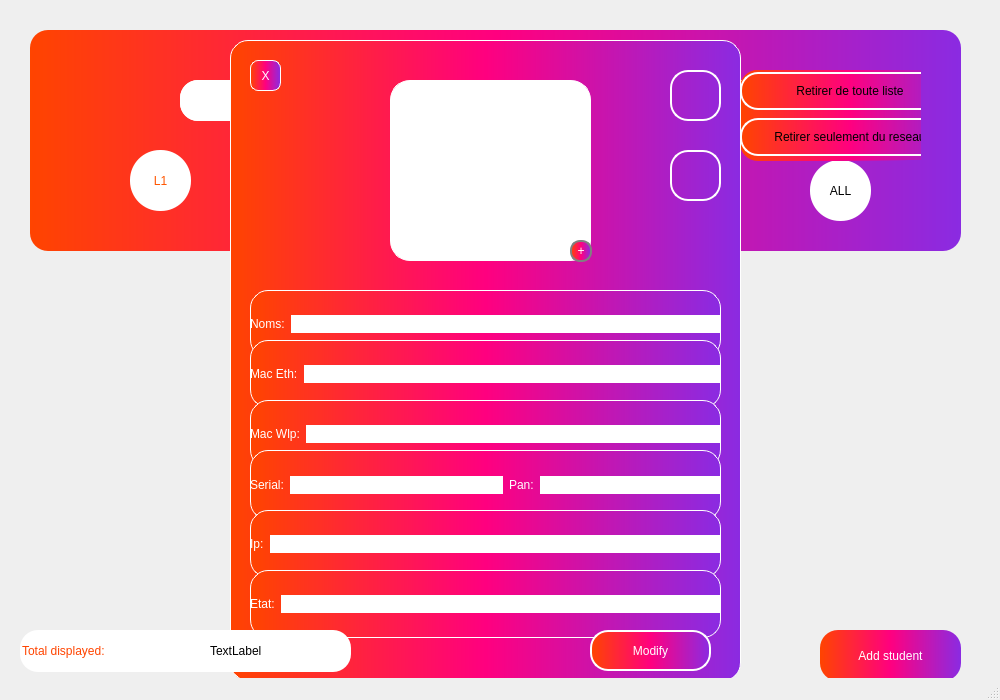
<?xml version="1.0" encoding="UTF-8"?>
<ui version="4.0">
 <class>MainWindow</class>
 <widget class="QMainWindow" name="MainWindow">
  <property name="geometry">
   <rect>
    <x>0</x>
    <y>0</y>
    <width>1000</width>
    <height>700</height>
   </rect>
  </property>
  <property name="windowTitle">
   <string>MainWindow</string>
  </property>
  <widget class="QWidget" name="centralwidget">
   <widget class="QStackedWidget" name="main">
    <property name="geometry">
     <rect>
      <x>0</x>
      <y>0</y>
      <width>1001</width>
      <height>681</height>
     </rect>
    </property>
    <property name="currentIndex">
     <number>0</number>
    </property>
    <widget class="QWidget" name="lister">
     <widget class="QWidget" name="menu" native="true">
      <property name="geometry">
       <rect>
        <x>30</x>
        <y>30</y>
        <width>931</width>
        <height>221</height>
       </rect>
      </property>
      <property name="styleSheet">
       <string notr="true">border-radius: 18px;
padding: 10px;
background: qlineargradient(x1: 0, y1: 0, x2: 1, y2: 0,stop: 0 #FF4400,stop: 0.5 #FF007F,stop: 1 #8A2BE2);</string>
      </property>
      <widget class="QLineEdit" name="input">
       <property name="geometry">
        <rect>
         <x>150</x>
         <y>50</y>
         <width>631</width>
         <height>41</height>
        </rect>
       </property>
       <property name="styleSheet">
        <string notr="true">background-color:white;
font: 10pt &quot;Small Fonts&quot;;
padding-left: 70px;</string>
       </property>
      </widget>
      <widget class="QPushButton" name="search">
       <property name="geometry">
        <rect>
         <x>150</x>
         <y>50</y>
         <width>51</width>
         <height>41</height>
        </rect>
       </property>
       <property name="styleSheet">
        <string notr="true">background-color:white;
border-radius: 18px;</string>
       </property>
       <property name="text">
        <string/>
       </property>
       <property name="icon">
        <iconset theme="image-loading">
         <normaloff>../build-mit-Desktop_Qt_6_6_1_MinGW_64_bit-Debug/icon/search.png</normaloff>../build-mit-Desktop_Qt_6_6_1_MinGW_64_bit-Debug/icon/search.png</iconset>
       </property>
      </widget>
      <widget class="QPushButton" name="l2">
       <property name="geometry">
        <rect>
         <x>210</x>
         <y>130</y>
         <width>61</width>
         <height>61</height>
        </rect>
       </property>
       <property name="styleSheet">
        <string notr="true">border-radius: 30px;
color: rgb(255, 85, 127);
font: 700 9pt &quot;System&quot;;
background-color: rgb(255, 255, 255);
font: 600 12pt &quot;Segoe UI Semibold&quot;;</string>
       </property>
       <property name="text">
        <string>L2</string>
       </property>
      </widget>
      <widget class="QPushButton" name="l3">
       <property name="geometry">
        <rect>
         <x>350</x>
         <y>130</y>
         <width>61</width>
         <height>61</height>
        </rect>
       </property>
       <property name="styleSheet">
        <string notr="true">border-radius: 30px;
color: rgb(255, 0, 127);
font: 700 9pt &quot;System&quot;;
background-color: rgb(255, 255, 255);
font: 600 12pt &quot;Segoe UI Semibold&quot;;</string>
       </property>
       <property name="text">
        <string>L3</string>
       </property>
      </widget>
      <widget class="QPushButton" name="m1">
       <property name="geometry">
        <rect>
         <x>490</x>
         <y>130</y>
         <width>61</width>
         <height>61</height>
        </rect>
       </property>
       <property name="styleSheet">
        <string notr="true">border-radius: 30px;
color: rgb(255, 33, 244);
font: 700 9pt &quot;System&quot;;
background-color: rgb(255, 255, 255);
font: 600 12pt &quot;Segoe UI Semibold&quot;;</string>
       </property>
       <property name="text">
        <string>M1</string>
       </property>
      </widget>
      <widget class="QPushButton" name="m2">
       <property name="geometry">
        <rect>
         <x>640</x>
         <y>130</y>
         <width>61</width>
         <height>61</height>
        </rect>
       </property>
       <property name="styleSheet">
        <string notr="true">border-radius: 30px;
color: rgb(85, 0, 127);
font: 700 9pt &quot;System&quot;;
background-color: rgb(255, 255, 255);
font: 600 12pt &quot;Segoe UI Semibold&quot;;</string>
       </property>
       <property name="text">
        <string>M2</string>
       </property>
      </widget>
      <widget class="QPushButton" name="all">
       <property name="geometry">
        <rect>
         <x>780</x>
         <y>130</y>
         <width>61</width>
         <height>61</height>
        </rect>
       </property>
       <property name="styleSheet">
        <string notr="true">border-radius: 30px;
font: 700 9pt &quot;System&quot;;
background-color: rgb(255, 255, 255);
font: 600 12pt &quot;Segoe UI Semibold&quot;;</string>
       </property>
       <property name="text">
        <string>ALL</string>
       </property>
      </widget>
      <widget class="QComboBox" name="comboBox">
       <property name="geometry">
        <rect>
         <x>690</x>
         <y>50</y>
         <width>91</width>
         <height>41</height>
        </rect>
       </property>
       <property name="styleSheet">
        <string notr="true">background-color:transparent;
font: 10pt &quot;Segoe UI&quot;;
padding-left:0px;
color: rgb(238, 0, 255);
font: 700 9pt &quot;System&quot;;</string>
       </property>
       <item>
        <property name="text">
         <string>Trier par:</string>
        </property>
       </item>
       <item>
        <property name="text">
         <string>Numero</string>
        </property>
       </item>
       <item>
        <property name="text">
         <string>Noms</string>
        </property>
       </item>
       <item>
        <property name="text">
         <string>Adresse Ether</string>
        </property>
       </item>
       <item>
        <property name="text">
         <string>Adresse Wlp</string>
        </property>
       </item>
       <item>
        <property name="text">
         <string>Serial</string>
        </property>
       </item>
       <item>
        <property name="text">
         <string>Pan</string>
        </property>
       </item>
       <item>
        <property name="text">
         <string>Etat</string>
        </property>
       </item>
       <item>
        <property name="text">
         <string>Ip</string>
        </property>
       </item>
      </widget>
      <widget class="QWidget" name="Option" native="true">
       <property name="geometry">
        <rect>
         <x>710</x>
         <y>40</y>
         <width>181</width>
         <height>91</height>
        </rect>
       </property>
       <widget class="QWidget" name="verticalLayoutWidget">
        <property name="geometry">
         <rect>
          <x>0</x>
          <y>0</y>
          <width>220</width>
          <height>90</height>
         </rect>
        </property>
        <layout class="QVBoxLayout" name="verticalLayout_2">
         <item>
          <widget class="QPushButton" name="del_tout">
           <property name="styleSheet">
            <string notr="true">border: 2px solid white;</string>
           </property>
           <property name="text">
            <string>Retirer de toute liste</string>
           </property>
          </widget>
         </item>
         <item>
          <widget class="QPushButton" name="del_reseau">
           <property name="styleSheet">
            <string notr="true">border: 2px solid white;</string>
           </property>
           <property name="text">
            <string>Retirer seulement du reseau</string>
           </property>
          </widget>
         </item>
        </layout>
       </widget>
      </widget>
      <widget class="QPushButton" name="l1">
       <property name="geometry">
        <rect>
         <x>100</x>
         <y>120</y>
         <width>61</width>
         <height>61</height>
        </rect>
       </property>
       <property name="styleSheet">
        <string notr="true">border-radius: 30px;
color: rgb(255, 85, 0);
font: 700 9pt &quot;System&quot;;
background-color: rgb(255, 255, 255);
font: 600 12pt &quot;Segoe UI Semibold&quot;;</string>
       </property>
       <property name="text">
        <string>L1</string>
       </property>
      </widget>
     </widget>
     <widget class="QScrollArea" name="scrollArea">
      <property name="geometry">
       <rect>
        <x>0</x>
        <y>280</y>
        <width>1011</width>
        <height>331</height>
       </rect>
      </property>
      <property name="styleSheet">
       <string notr="true">border:0px solid white;
padding:0px;
</string>
      </property>
      <property name="widgetResizable">
       <bool>true</bool>
      </property>
      <widget class="QWidget" name="scrollAreaWidgetContents">
       <property name="geometry">
        <rect>
         <x>0</x>
         <y>0</y>
         <width>1011</width>
         <height>331</height>
        </rect>
       </property>
      </widget>
     </widget>
     <widget class="QPushButton" name="add">
      <property name="geometry">
       <rect>
        <x>820</x>
        <y>630</y>
        <width>141</width>
        <height>51</height>
       </rect>
      </property>
      <property name="styleSheet">
       <string notr="true">border-radius: 18px;
background: qlineargradient(x1: 0, y1: 0, x2: 1, y2: 0,stop: 0 #FF4400,stop: 0.5 #FF007F,stop: 1 #8A2BE2);
font: 700 9pt &quot;Script&quot;;
color: rgb(255, 255, 255);</string>
      </property>
      <property name="text">
       <string>Add student</string>
      </property>
     </widget>
     <widget class="QWidget" name="information" native="true">
      <property name="geometry">
       <rect>
        <x>230</x>
        <y>40</y>
        <width>511</width>
        <height>641</height>
       </rect>
      </property>
      <property name="styleSheet">
       <string notr="true">border-radius: 18px;
background: qlineargradient(x1: 0, y1: 0, x2: 1, y2: 0,stop: 0 #FF4400,stop: 0.5 #FF007F,stop: 1 #8A2BE2);
font: 700 9pt &quot;Script&quot;;
color: rgb(255, 255, 255);
border: 1px solid white;</string>
      </property>
      <widget class="QLabel" name="photo_6">
       <property name="geometry">
        <rect>
         <x>160</x>
         <y>40</y>
         <width>201</width>
         <height>181</height>
        </rect>
       </property>
       <property name="styleSheet">
        <string notr="true">border-radius: 20px;
background-color:white;</string>
       </property>
       <property name="text">
        <string/>
       </property>
      </widget>
      <widget class="QWidget" name="horizontalLayoutWidget_25">
       <property name="geometry">
        <rect>
         <x>20</x>
         <y>250</y>
         <width>471</width>
         <height>68</height>
        </rect>
       </property>
       <layout class="QHBoxLayout" name="horizontalLayout_29">
        <item>
         <widget class="QLabel" name="label_30">
          <property name="styleSheet">
           <string notr="true">border: 0px solid white;
background-color:transparent;
font: 6pt &quot;Script&quot;;</string>
          </property>
          <property name="text">
           <string>Noms:</string>
          </property>
         </widget>
        </item>
        <item>
         <widget class="QLineEdit" name="name">
          <property name="styleSheet">
           <string notr="true">background-color:white;</string>
          </property>
          <property name="readOnly">
           <bool>true</bool>
          </property>
         </widget>
        </item>
       </layout>
      </widget>
      <widget class="QWidget" name="horizontalLayoutWidget_26">
       <property name="geometry">
        <rect>
         <x>20</x>
         <y>300</y>
         <width>471</width>
         <height>68</height>
        </rect>
       </property>
       <layout class="QHBoxLayout" name="horizontalLayout_30">
        <item>
         <widget class="QLabel" name="label_31">
          <property name="styleSheet">
           <string notr="true">border: 0px solid white;
font: 6pt &quot;Script&quot;;
background-color:transparent;</string>
          </property>
          <property name="text">
           <string>Mac Eth:</string>
          </property>
         </widget>
        </item>
        <item>
         <widget class="QLineEdit" name="macE">
          <property name="styleSheet">
           <string notr="true">background-color:white;</string>
          </property>
          <property name="readOnly">
           <bool>true</bool>
          </property>
         </widget>
        </item>
       </layout>
      </widget>
      <widget class="QWidget" name="horizontalLayoutWidget_27">
       <property name="geometry">
        <rect>
         <x>20</x>
         <y>360</y>
         <width>471</width>
         <height>68</height>
        </rect>
       </property>
       <layout class="QHBoxLayout" name="horizontalLayout_31">
        <item>
         <widget class="QLabel" name="label_32">
          <property name="styleSheet">
           <string notr="true">border: 0px solid white;
font: 6pt &quot;Script&quot;;
background-color:transparent;</string>
          </property>
          <property name="text">
           <string>Mac Wlp:</string>
          </property>
         </widget>
        </item>
        <item>
         <widget class="QLineEdit" name="macW">
          <property name="styleSheet">
           <string notr="true">background-color:white;</string>
          </property>
          <property name="readOnly">
           <bool>true</bool>
          </property>
         </widget>
        </item>
       </layout>
      </widget>
      <widget class="QWidget" name="horizontalLayoutWidget_28">
       <property name="geometry">
        <rect>
         <x>20</x>
         <y>410</y>
         <width>471</width>
         <height>70</height>
        </rect>
       </property>
       <layout class="QHBoxLayout" name="horizontalLayout_32">
        <item>
         <widget class="QLabel" name="label_33">
          <property name="styleSheet">
           <string notr="true">border: 0px solid white;
background-color:transparent;
font: 6pt &quot;Script&quot;;</string>
          </property>
          <property name="text">
           <string>Serial:</string>
          </property>
         </widget>
        </item>
        <item>
         <widget class="QLineEdit" name="serial">
          <property name="styleSheet">
           <string notr="true">background-color:white;</string>
          </property>
          <property name="readOnly">
           <bool>true</bool>
          </property>
         </widget>
        </item>
        <item>
         <layout class="QHBoxLayout" name="horizontalLayout_33">
          <item>
           <widget class="QLabel" name="label_34">
            <property name="styleSheet">
             <string notr="true">border: 0px solid white;
background-color:transparent;
font: 6pt &quot;Script&quot;;</string>
            </property>
            <property name="text">
             <string>Pan:</string>
            </property>
           </widget>
          </item>
          <item>
           <widget class="QLineEdit" name="pan">
            <property name="styleSheet">
             <string notr="true">background-color:white;</string>
            </property>
            <property name="readOnly">
             <bool>true</bool>
            </property>
           </widget>
          </item>
         </layout>
        </item>
       </layout>
      </widget>
      <widget class="QWidget" name="horizontalLayoutWidget_29">
       <property name="geometry">
        <rect>
         <x>20</x>
         <y>470</y>
         <width>471</width>
         <height>68</height>
        </rect>
       </property>
       <layout class="QHBoxLayout" name="horizontalLayout_34">
        <item>
         <widget class="QLabel" name="label_35">
          <property name="styleSheet">
           <string notr="true">border: 0px solid white;
font: 6pt &quot;Script&quot;;
background-color:transparent;</string>
          </property>
          <property name="text">
           <string>Ip:</string>
          </property>
         </widget>
        </item>
        <item>
         <widget class="QLineEdit" name="ip">
          <property name="styleSheet">
           <string notr="true">background-color:white;</string>
          </property>
          <property name="readOnly">
           <bool>true</bool>
          </property>
         </widget>
        </item>
       </layout>
      </widget>
      <widget class="QWidget" name="horizontalLayoutWidget_30">
       <property name="geometry">
        <rect>
         <x>20</x>
         <y>530</y>
         <width>471</width>
         <height>68</height>
        </rect>
       </property>
       <layout class="QHBoxLayout" name="horizontalLayout_35">
        <item>
         <widget class="QLabel" name="label_36">
          <property name="styleSheet">
           <string notr="true">border: 0px solid white;
font: 6pt &quot;Script&quot;;
background-color:transparent;</string>
          </property>
          <property name="text">
           <string>Etat:</string>
          </property>
         </widget>
        </item>
        <item>
         <widget class="QLineEdit" name="etat">
          <property name="styleSheet">
           <string notr="true">background-color:white;</string>
          </property>
          <property name="readOnly">
           <bool>true</bool>
          </property>
         </widget>
        </item>
       </layout>
      </widget>
      <widget class="QPushButton" name="go_edit">
       <property name="geometry">
        <rect>
         <x>360</x>
         <y>590</y>
         <width>121</width>
         <height>41</height>
        </rect>
       </property>
       <property name="styleSheet">
        <string notr="true">border: 2px solid white;</string>
       </property>
       <property name="text">
        <string>Modify</string>
       </property>
      </widget>
      <widget class="QPushButton" name="corbeil">
       <property name="geometry">
        <rect>
         <x>440</x>
         <y>30</y>
         <width>51</width>
         <height>51</height>
        </rect>
       </property>
       <property name="styleSheet">
        <string notr="true">border: 2px solid white;
background-color:transparent;</string>
       </property>
       <property name="text">
        <string/>
       </property>
       <property name="icon">
        <iconset theme="image-loading">
         <normaloff>../build-mit-Desktop_Qt_6_6_1_MinGW_64_bit-Debug/icon/corbeille.png</normaloff>../build-mit-Desktop_Qt_6_6_1_MinGW_64_bit-Debug/icon/corbeille.png</iconset>
       </property>
       <property name="iconSize">
        <size>
         <width>40</width>
         <height>40</height>
        </size>
       </property>
      </widget>
      <widget class="QPushButton" name="editer">
       <property name="geometry">
        <rect>
         <x>440</x>
         <y>110</y>
         <width>51</width>
         <height>51</height>
        </rect>
       </property>
       <property name="styleSheet">
        <string notr="true">border: 2px solid white;
background-color:transparent;</string>
       </property>
       <property name="text">
        <string/>
       </property>
       <property name="icon">
        <iconset>
         <normaloff>../build-mit-Desktop_Qt_6_6_1_MinGW_64_bit-Debug/icon/edit.png</normaloff>../build-mit-Desktop_Qt_6_6_1_MinGW_64_bit-Debug/icon/edit.png</iconset>
       </property>
       <property name="iconSize">
        <size>
         <width>40</width>
         <height>40</height>
        </size>
       </property>
      </widget>
      <widget class="QToolButton" name="quit">
       <property name="geometry">
        <rect>
         <x>20</x>
         <y>20</y>
         <width>31</width>
         <height>31</height>
        </rect>
       </property>
       <property name="styleSheet">
        <string notr="true">font: 9pt &quot;Segoe MDL2 Assets&quot;;
border-radius:8px;</string>
       </property>
       <property name="text">
        <string>X</string>
       </property>
      </widget>
      <widget class="QToolButton" name="addImg">
       <property name="geometry">
        <rect>
         <x>340</x>
         <y>200</y>
         <width>22</width>
         <height>22</height>
        </rect>
       </property>
       <property name="styleSheet">
        <string notr="true">border-radius:10px;
font: 12pt &quot;Segoe UI&quot;;
font: 10pt &quot;Segoe Print&quot;;
border: 2px solid grey;</string>
       </property>
       <property name="text">
        <string>+</string>
       </property>
      </widget>
     </widget>
     <widget class="QLineEdit" name="serial_3">
      <property name="geometry">
       <rect>
        <x>20</x>
        <y>630</y>
        <width>331</width>
        <height>42</height>
       </rect>
      </property>
      <property name="styleSheet">
       <string notr="true">border: 0px solid white;
border-radius: 18px;
font: 6pt &quot;Script&quot;;
color:#FF4400;</string>
      </property>
      <property name="text">
       <string>Total displayed: </string>
      </property>
      <property name="readOnly">
       <bool>true</bool>
      </property>
     </widget>
     <widget class="QLabel" name="label_9">
      <property name="geometry">
       <rect>
        <x>210</x>
        <y>640</y>
        <width>111</width>
        <height>21</height>
       </rect>
      </property>
      <property name="styleSheet">
       <string notr="true">border: 0px solid white;
border-radius: 18px;
font: 6pt &quot;Script&quot;;</string>
      </property>
      <property name="text">
       <string>TextLabel</string>
      </property>
     </widget>
    </widget>
    <widget class="QWidget" name="ajouter">
     <widget class="QWidget" name="fenetre" native="true">
      <property name="geometry">
       <rect>
        <x>20</x>
        <y>20</y>
        <width>511</width>
        <height>641</height>
       </rect>
      </property>
      <property name="styleSheet">
       <string notr="true">border-radius: 18px;
background: qlineargradient(x1: 0, y1: 0, x2: 1, y2: 0,stop: 0 #FF4400,stop: 0.5 #FF007F,stop: 1 #8A2BE2);
font: 700 9pt &quot;Script&quot;;
color: rgb(255, 255, 255);</string>
      </property>
      <widget class="QLabel" name="photo">
       <property name="geometry">
        <rect>
         <x>160</x>
         <y>40</y>
         <width>201</width>
         <height>181</height>
        </rect>
       </property>
       <property name="mouseTracking">
        <bool>true</bool>
       </property>
       <property name="styleSheet">
        <string notr="true">border: 2px solid grey;
border-radius: 20px;
background-color:white;</string>
       </property>
       <property name="text">
        <string/>
       </property>
      </widget>
      <widget class="QWidget" name="horizontalLayoutWidget">
       <property name="geometry">
        <rect>
         <x>20</x>
         <y>250</y>
         <width>471</width>
         <height>44</height>
        </rect>
       </property>
       <layout class="QHBoxLayout" name="horizontalLayout_36">
        <item>
         <widget class="QLabel" name="label_2">
          <property name="styleSheet">
           <string notr="true">background-color:transparent;
font: 6pt &quot;Script&quot;;</string>
          </property>
          <property name="text">
           <string>Noms:</string>
          </property>
         </widget>
        </item>
        <item>
         <widget class="QLineEdit" name="inof_name">
          <property name="styleSheet">
           <string notr="true">background-color:white;
padding-left:18px;
color:black;</string>
          </property>
         </widget>
        </item>
       </layout>
      </widget>
      <widget class="QWidget" name="horizontalLayoutWidget_2">
       <property name="geometry">
        <rect>
         <x>20</x>
         <y>300</y>
         <width>471</width>
         <height>51</height>
        </rect>
       </property>
       <layout class="QHBoxLayout" name="horizontalLayout_2">
        <item>
         <widget class="QLabel" name="label_3">
          <property name="styleSheet">
           <string notr="true">font: 6pt &quot;Script&quot;;
background-color:transparent;</string>
          </property>
          <property name="text">
           <string>Mac Eth:</string>
          </property>
         </widget>
        </item>
        <item>
         <widget class="QLineEdit" name="info_macE">
          <property name="styleSheet">
           <string notr="true">color:black;
padding-left:18px;
background-color:white;</string>
          </property>
         </widget>
        </item>
       </layout>
      </widget>
      <widget class="QWidget" name="horizontalLayoutWidget_3">
       <property name="geometry">
        <rect>
         <x>20</x>
         <y>360</y>
         <width>471</width>
         <height>44</height>
        </rect>
       </property>
       <layout class="QHBoxLayout" name="horizontalLayout_3">
        <item>
         <widget class="QLabel" name="label">
          <property name="styleSheet">
           <string notr="true">background-color:transparent;
</string>
          </property>
          <property name="text">
           <string>TextLabel</string>
          </property>
         </widget>
        </item>
        <item>
         <widget class="QLineEdit" name="info_macW">
          <property name="styleSheet">
           <string notr="true">color:black;
padding-left:18px;
background-color:white;</string>
          </property>
         </widget>
        </item>
       </layout>
      </widget>
      <widget class="QWidget" name="horizontalLayoutWidget_4">
       <property name="geometry">
        <rect>
         <x>20</x>
         <y>410</y>
         <width>471</width>
         <height>51</height>
        </rect>
       </property>
       <layout class="QHBoxLayout" name="horizontalLayout_4">
        <item>
         <widget class="QLabel" name="label_5">
          <property name="styleSheet">
           <string notr="true">background-color:transparent;
font: 6pt &quot;Script&quot;;</string>
          </property>
          <property name="text">
           <string>Serial:</string>
          </property>
         </widget>
        </item>
        <item>
         <widget class="QLineEdit" name="info_serial">
          <property name="styleSheet">
           <string notr="true">color:black;
padding-left:18px;
background-color:white;</string>
          </property>
         </widget>
        </item>
        <item>
         <layout class="QHBoxLayout" name="horizontalLayout_5">
          <item>
           <widget class="QLabel" name="label_6">
            <property name="styleSheet">
             <string notr="true">background-color:transparent;
font: 6pt &quot;Script&quot;;</string>
            </property>
            <property name="text">
             <string>Pan:</string>
            </property>
           </widget>
          </item>
          <item>
           <widget class="QLineEdit" name="info_pan">
            <property name="styleSheet">
             <string notr="true">color:black;
padding-left:18px;
background-color:white;</string>
            </property>
           </widget>
          </item>
         </layout>
        </item>
       </layout>
      </widget>
      <widget class="QWidget" name="horizontalLayoutWidget_6">
       <property name="geometry">
        <rect>
         <x>20</x>
         <y>470</y>
         <width>471</width>
         <height>51</height>
        </rect>
       </property>
       <layout class="QHBoxLayout" name="horizontalLayout_6">
        <item>
         <widget class="QLabel" name="label_7">
          <property name="styleSheet">
           <string notr="true">font: 6pt &quot;Script&quot;;
background-color:transparent;</string>
          </property>
          <property name="text">
           <string>Ip:</string>
          </property>
         </widget>
        </item>
        <item>
         <widget class="QLineEdit" name="info_ip">
          <property name="styleSheet">
           <string notr="true">color:black;
padding-left:18px;
background-color:white;</string>
          </property>
          <property name="text">
           <string/>
          </property>
         </widget>
        </item>
       </layout>
      </widget>
      <widget class="QWidget" name="horizontalLayoutWidget_7">
       <property name="geometry">
        <rect>
         <x>20</x>
         <y>530</y>
         <width>471</width>
         <height>51</height>
        </rect>
       </property>
       <layout class="QHBoxLayout" name="horizontalLayout_7">
        <item>
         <widget class="QLabel" name="label_8">
          <property name="styleSheet">
           <string notr="true">font: 6pt &quot;Script&quot;;
background-color:transparent;</string>
          </property>
          <property name="text">
           <string>Etat:</string>
          </property>
         </widget>
        </item>
        <item>
         <widget class="QLineEdit" name="info_etat">
          <property name="styleSheet">
           <string notr="true">color:black;
padding-left:18px;
background-color:white;</string>
          </property>
         </widget>
        </item>
       </layout>
      </widget>
      <widget class="QPushButton" name="submit_add">
       <property name="geometry">
        <rect>
         <x>360</x>
         <y>590</y>
         <width>121</width>
         <height>41</height>
        </rect>
       </property>
       <property name="styleSheet">
        <string notr="true">border: 2px solid white;</string>
       </property>
       <property name="text">
        <string>Modify</string>
       </property>
      </widget>
      <widget class="QToolButton" name="toolButton">
       <property name="geometry">
        <rect>
         <x>340</x>
         <y>200</y>
         <width>22</width>
         <height>22</height>
        </rect>
       </property>
       <property name="styleSheet">
        <string notr="true">border-radius:10px;
font: 12pt &quot;Segoe UI&quot;;
font: 10pt &quot;Segoe Print&quot;;
border: 2px solid grey;</string>
       </property>
       <property name="text">
        <string>+</string>
       </property>
      </widget>
     </widget>
     <widget class="QPushButton" name="go_to_list">
      <property name="geometry">
       <rect>
        <x>770</x>
        <y>630</y>
        <width>211</width>
        <height>41</height>
       </rect>
      </property>
      <property name="styleSheet">
       <string notr="true">border-radius: 18px;
background: qlineargradient(x1: 0, y1: 0, x2: 1, y2: 0,stop: 0 #FF4400,stop: 0.5 #FF007F,stop: 1 #8A2BE2);
font: 700 9pt &quot;Script&quot;;
color: rgb(255, 255, 255);
box-shadow:10 10 10;</string>
      </property>
      <property name="text">
       <string>List all students</string>
      </property>
     </widget>
     <widget class="QLabel" name="label_4">
      <property name="geometry">
       <rect>
        <x>580</x>
        <y>250</y>
        <width>331</width>
        <height>61</height>
       </rect>
      </property>
      <property name="styleSheet">
       <string notr="true">border-radius: 18px;
color: qlineargradient(x1: 0, y1: 0, x2: 1, y2: 0,stop: 0 #FF4400,stop: 0.5 #FF007F,stop: 1 #8A2BE2);
font: 700 9pt &quot;Script&quot;;
</string>
      </property>
      <property name="text">
       <string>Veuillez remplir ce formuaire</string>
      </property>
     </widget>
     <widget class="QLabel" name="label_37">
      <property name="geometry">
       <rect>
        <x>610</x>
        <y>310</y>
        <width>381</width>
        <height>41</height>
       </rect>
      </property>
      <property name="styleSheet">
       <string notr="true">border-radius: 18px;
color: qlineargradient(x1: 0, y1: 0, x2: 1, y2: 0,stop: 0 #FF4400,stop: 0.5 #FF007F,stop: 1 #8A2BE2);
font: 700 9pt &quot;Script&quot;;
</string>
      </property>
      <property name="text">
       <string>avec les informations sur l'etudiant...</string>
      </property>
     </widget>
    </widget>
   </widget>
  </widget>
  <widget class="QMenuBar" name="menubar">
   <property name="geometry">
    <rect>
     <x>0</x>
     <y>0</y>
     <width>1000</width>
     <height>22</height>
    </rect>
   </property>
  </widget>
  <widget class="QStatusBar" name="statusbar"/>
 </widget>
 <resources/>
 <connections/>
</ui>
